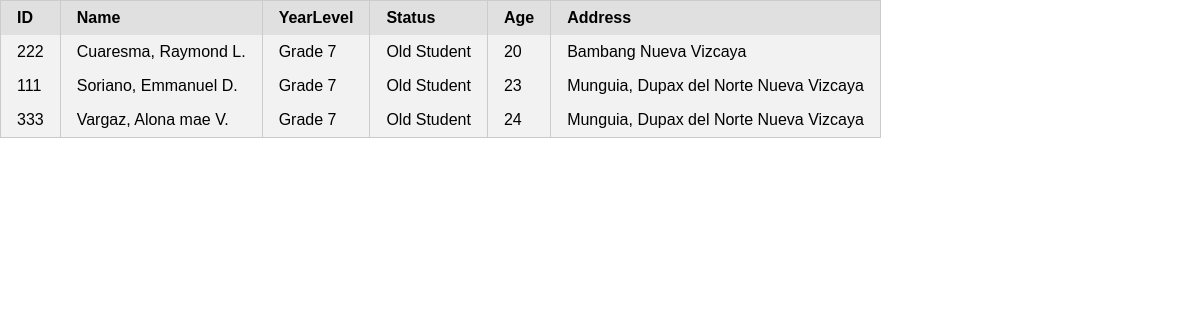
The app's page /web/admin/table.php with its own data.
### tables this page shows
CREATE TABLE `tblprereg` (
  `userID` int(11) NOT NULL AUTO_INCREMENT,
  `username` varchar(50) DEFAULT NULL,
  `password` varbinary(250) DEFAULT NULL,
  `YearLevel` varchar(100) DEFAULT NULL,
  `Status` varchar(100) DEFAULT NULL,
  `SchoolYear` varchar(100) DEFAULT NULL,
  `Student_ID` varchar(10) DEFAULT NULL,
  `Lastname` varchar(100) DEFAULT NULL,
  `Firstname` varchar(100) DEFAULT NULL,
  `Middlename` varchar(100) DEFAULT NULL,
  `Gender` varchar(10) DEFAULT NULL,
  `BirthDate` varchar(100) DEFAULT NULL,
  `Age` varchar(3) DEFAULT NULL,
  `BirthPlace` varchar(300) DEFAULT NULL,
  `Religion` varchar(100) DEFAULT NULL,
  `Email` varchar(100) DEFAULT NULL,
  `Address` varchar(300) DEFAULT NULL,
  `Guardian` varchar(100) DEFAULT NULL,
  `Relationship` varchar(100) DEFAULT NULL,
  `Emergency` varchar(100) DEFAULT NULL,
  `ERelationship` varchar(100) DEFAULT NULL,
  `EAddress` varchar(300) DEFAULT NULL,
  `CPnumber` varchar(15) DEFAULT NULL,
  PRIMARY KEY (`userID`)
);

### web/admin/table.php (the view, shortened to what this page needs)
<link rel="stylesheet" href="pure-release-0.6.0/pure-release-0.6.0/pure-min.css">
<?php
function dbConnect (){
 	$conn =	null;
 	$host = 'localhost';
 	$db = 	'codecalltut';
 	$user = 'root';
 	$pwd = 	'';
	try {
	   	$conn = new PDO('mysql:host='.$host.';dbname='.$db, $user, $pwd);
	}
	catch (PDOException $e) {
		echo '<p>Cannot connect to database !!</p>';
		echo '<p>'.$e.'</p>';
	    exit;
	}
	return $conn;
}
	$conn = dbConnect();
		$sql = "SELECT Student_ID,
				CONCAT(Lastname, ', ', Firstname, ' ', LEFT(Middlename, 1),'.') AS nagan,
				YearLevel,
				Status,
				SchoolYear,
				Age,
				BirthDate,
				BirthPlace,
				Religion,
				Address
				FROM tblprereg
				ORDER BY Lastname ASC";
		$stmt = $conn->prepare($sql);
		$results = $stmt->execute();
		$rows = $stmt->fetchAll();
?>
<table class="pure-table">
    <thead>
        <tr>
            <th>ID</th>
            <th>Name</th>
            <th>YearLevel</th>
            <th>Status</th>
            <th>Age</th>
			<th>Address</th>
        </tr>
    </thead>
    <tbody>
<?php
		foreach ($rows as $row) {
?>
        <tr class="pure-table-odd">
			<td><?php print $row['Student_ID'] ?></td>
            <td><?php print $row['nagan'] ?></td>
			<td><?php print $row['YearLevel'] ?></td>
            <td><?php print $row['Status'] ?></td>
			<td><?php print $row['Age'] ?></td>
            <td><?php print $row['Address'] ?></td>
        </tr>
<?php
		}
?>
    </tbody>
</table>

### web/admin/pure-release-0.6.0/pure-release-0.6.0/pure-min.css (style rules this page uses)
table { border-collapse:collapse;border-spacing:0 }
td,th { padding:0 }
.pure-table { border-collapse:collapse;border-spacing:0;empty-cells:show;border:1px solid #cbcbcb }
.pure-table td,.pure-table th { border-left:1px solid #cbcbcb;border-width:0 0 0 1px;font-size:inherit;margin:0;overflow:visible;padding:.5em 1em }
.pure-table td:first-child,.pure-table th:first-child { border-left-width:0 }
.pure-table thead { background-color:#e0e0e0;color:#000;text-align:left;vertical-align:bottom }
.pure-table td { background-color:transparent }
.pure-table-odd td { background-color:#f2f2f2 }

### records on screen
tblprereg: Student_ID "222", nagan "Cuaresma, Raymond L.", YearLevel "Grade 7", Status "Old Student", Age "20", Address "Bambang Nueva Vizcaya"
tblprereg: Student_ID "111", nagan "Soriano, Emmanuel D.", YearLevel "Grade 7", Status "Old Student", Age "23", Address "Munguia, Dupax del Norte Nueva Vizcaya"
tblprereg: Student_ID "333", nagan "Vargaz, Alona mae V.", YearLevel "Grade 7", Status "Old Student", Age "24", Address "Munguia, Dupax del Norte Nueva Vizcaya"
